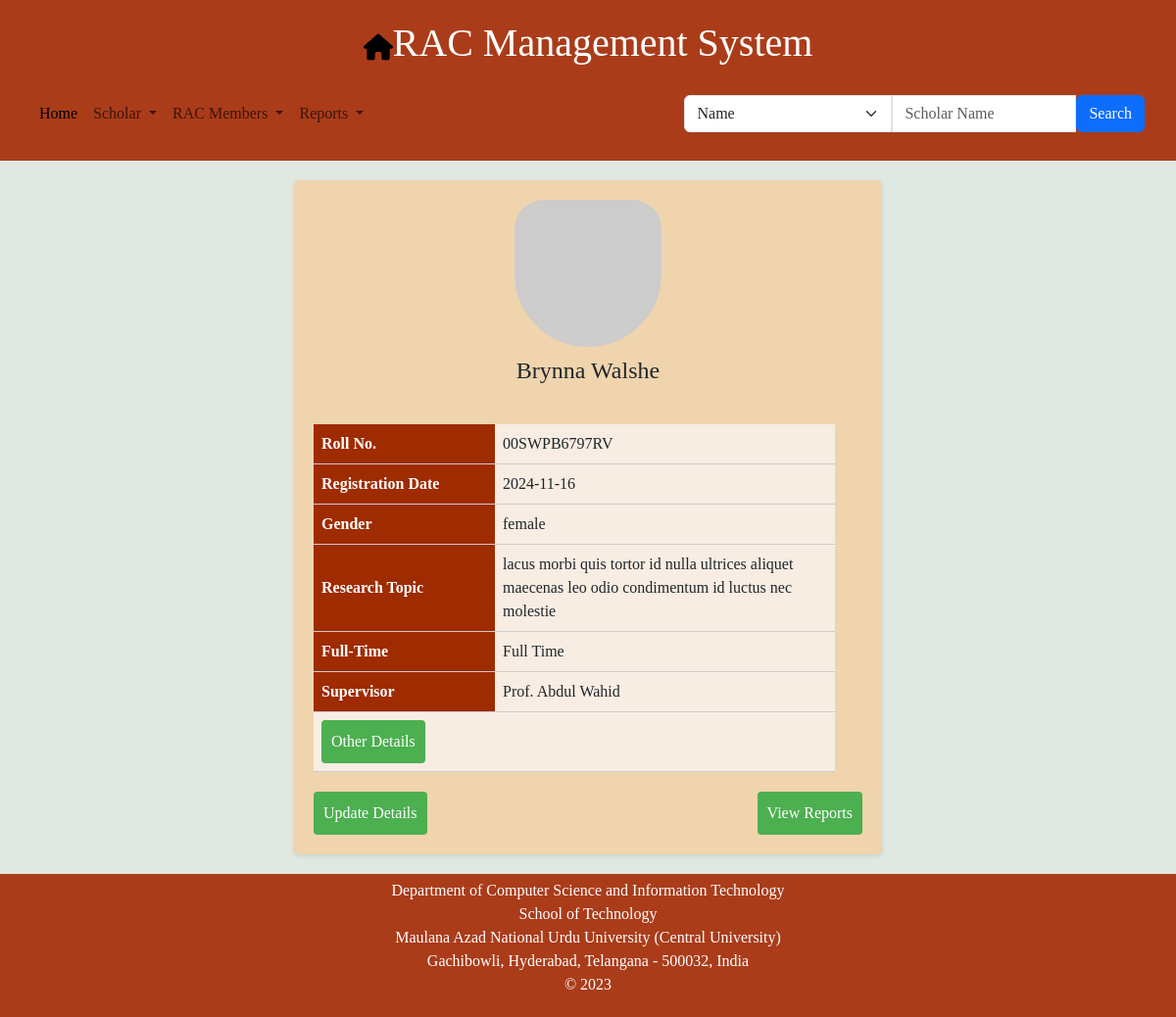
Screenshot of /scholar_card/1 with the database file from the repository.
### model.py (models this page shows)
class Scholar(db.Model):
    scholar_id = db.Column(db.Integer(),primary_key = True, nullable = False)
    name = db.Column(db.String(50),nullable = False)
    roll_no = db.Column(db.String(15),nullable = False,unique = True)
    email = db.Column(db.String(25),unique=True)
    gender = db.Column(db.String(6),nullable = False)
    research_topic = db.Column(db.String(150))
    full_time = db.Column(db.Boolean,nullable= False)
    STATUS_CHOICES = ['In Progress', 'Awarded', 'De-Registered', 'Cancelled']
    status = db.Column(db.String(length=20), Enum(*STATUS_CHOICES), nullable=False, default='In Progress')
    date_of_admission = db.Column(db.Date,nullable = False)
    pre_submission_date = db.Column(db.Date)
    thesis_submission_date = db.Column(db.Date)
    viva_voce_date = db.Column(db.Date)
    date_of_award = db.Column(db.Date)
    supervisor_id = db.Column(db.Integer,db.ForeignKey("supervisor.supervisor_id"))
    hod_nominee_id = db.Column(db.Integer,db.ForeignKey("supervisor.supervisor_id"))
    supervisor_nominee_id = db.Column(db.Integer,db.ForeignKey("supervisor.supervisor_id"))
    supervisor = db.relationship("Supervisor",backref = 'scholar',foreign_keys=[supervisor_id])
    hod_nominee = db.relationship("Supervisor",backref = 'hod_nominee_scholar', foreign_keys=[hod_nominee_id])
    supervisor_nominee = db.relationship("Supervisor",backref = 'supervisor_nominee_scholar',foreign_keys=[supervisor_nominee_id])

class Supervisor(db.Model):
    supervisor_id = db.Column(db.Integer(),primary_key = True, nullable = False)
    salutation = db.Column(db.String(20),nullable = False)
    name = db.Column(db.String(50),nullable = False)
    designation = db.Column(db.String(50),nullable = False)
    department = db.Column(db.String(50),nullable = False)
    university = db.Column(db.String(50),nullable = False)

### app.py (the view)
@app.route('/scholar_card/<int:id>')
def scholar_card(id):
    scholar = session.query(Scholar).get(id)
    return render_template('scholar_card.html',scholar = scholar)

### templates/scholar_card.html (shortened to what this page needs)
{% extends 'base.html' %}
{% block body %}
<div class="profile-card">
  <img src="https://placehold.co/150x150" alt="Scholar's Picture">
  <h2>{{ scholar.name }}</h2>
  <div class="table-wrapper">
    <table>
      <tr>
        <th>Roll No.</th>
        <td>{{ scholar.roll_no }}</td>
      </tr>
      <tr>
        <th>Registration Date</th>
        <td>{{ scholar.date_of_admission }}</td>
      </tr>
      <tr>
        <th>Gender</th>
        <td>{{scholar.gender}}</td>
      </tr>
      <tr>
        <th>Research Topic</th>
        <td>{{ scholar.research_topic|trim }}</td>
      </tr>
      <tr>
        <th>Full-Time</th>
        <td>{% if scholar.full_time %} Full Time {% else %} Part Time{% endif %}</td>
      </tr>
      <tr>
        <th>Supervisor</th>
        <td>{{ scholar.supervisor.salutation }}{{ scholar.supervisor.name }}</td>
      </tr>
      <tr>
        <td>
          <button type="button" class="btn btn-primary" data-bs-toggle="modal" data-bs-target="#staticBackdrop">
            Other Details
          </button>
        </td>
        <td>
        </td>
      </tr>
    </table>
  </div>
  <div class="btn-container">
    <a href="/update_scholar/{{ scholar.scholar_id }}" class="btn">Update Details</a>
    <a href="/view_reports/{{ scholar.scholar_id }}" class="btn">View Reports</a>
  </div>
</div>
{% endblock %}

### templates/base.html (style rules this page uses)
body { display: flex; flex-direction: column; min-height: 100vh; }

### templates/scholar_card.html (style rules this page uses)
.profile-card { max-width: 600px; min-width: 500px; background-color: #F0D4AE; margin: 20px auto; padding: 20px; border-radius: 5px; box-shadow: 0 2px 4px rgba(0, 0, 0, 0.1); }
.profile-card h2 { font-size: 24px; margin-bottom: 10px; text-align: center; }
.profile-card img { width: 150px; height: 150px; border-radius: 20% 20% 50% 50%; margin: 0 auto 10px; display: block; border: 5px solid #ccc; }
.profile-card table { width: 95%; margin-top: 20px; border-collapse: collapse; }
.profile-card th, .profile-card td { padding: 8px; border-bottom: 1px solid #ccc; }
.profile-card th { background-color: #9F2B00; color: #fff; font-weight: bold; }
th { width: 185px; text-align: left; }
.profile-card td { background-color: #F8EDE3; }
.profile-card .table-wrapper { overflow-x: auto; margin-top: 20px; }
.profile-card .btn-container { display: flex; justify-content: space-between; margin-top: 20px; }
.profile-card .btn { flex: 0 0 auto; padding: 10px; background-color: #4CAF50; color: #ffffff; border: none; border-radius: 4px; cursor: pointer; text-align: center; text-decoration: none; }

### rows the page displays
Scholar: name "Brynna Walshe", roll_no "00SWPB6797RV", date_of_admission "2024-11-16", gender "female", research_topic "lacus morbi quis tortor id nulla ultrices aliquet maecenas leo odio condimentum id luctus nec molestie"
Supervisor: supervisor.salutation "Prof.", supervisor.name "Abdul Wahid"
